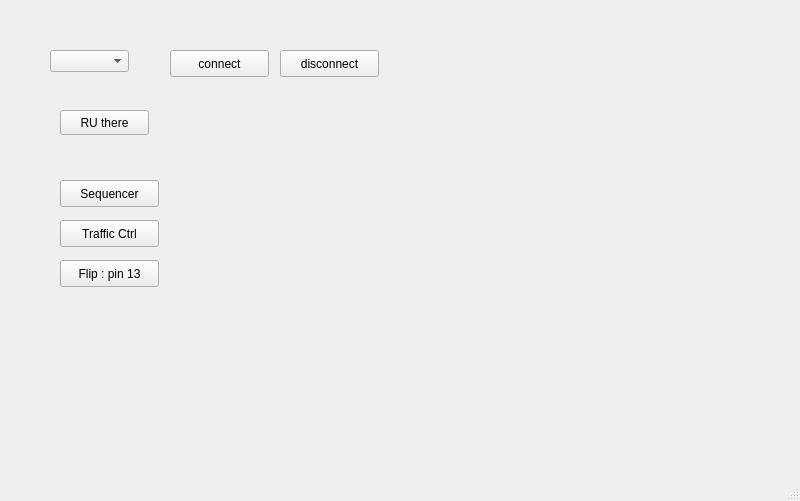
<?xml version="1.0" encoding="UTF-8"?>
<ui version="4.0">
 <class>MainWindow</class>
 <widget class="QMainWindow" name="MainWindow">
  <property name="geometry">
   <rect>
    <x>0</x>
    <y>0</y>
    <width>800</width>
    <height>501</height>
   </rect>
  </property>
  <property name="windowTitle">
   <string>Firmata DO</string>
  </property>
  <widget class="QWidget" name="centralwidget">
   <widget class="QPushButton" name="connectButton">
    <property name="geometry">
     <rect>
      <x>170</x>
      <y>50</y>
      <width>99</width>
      <height>27</height>
     </rect>
    </property>
    <property name="text">
     <string>connect</string>
    </property>
   </widget>
   <widget class="QPushButton" name="discButton">
    <property name="geometry">
     <rect>
      <x>280</x>
      <y>50</y>
      <width>99</width>
      <height>27</height>
     </rect>
    </property>
    <property name="text">
     <string>disconnect</string>
    </property>
   </widget>
   <widget class="QPushButton" name="connectButton_2">
    <property name="geometry">
     <rect>
      <x>60</x>
      <y>180</y>
      <width>99</width>
      <height>27</height>
     </rect>
    </property>
    <property name="text">
     <string>Sequencer</string>
    </property>
   </widget>
   <widget class="QPushButton" name="connectButton_3">
    <property name="geometry">
     <rect>
      <x>60</x>
      <y>220</y>
      <width>99</width>
      <height>27</height>
     </rect>
    </property>
    <property name="text">
     <string>Traffic Ctrl</string>
    </property>
   </widget>
   <widget class="QPushButton" name="connectButton_4">
    <property name="geometry">
     <rect>
      <x>60</x>
      <y>260</y>
      <width>99</width>
      <height>27</height>
     </rect>
    </property>
    <property name="text">
     <string>Flip : pin 13</string>
    </property>
   </widget>
   <widget class="QComboBox" name="comboBox">
    <property name="geometry">
     <rect>
      <x>50</x>
      <y>50</y>
      <width>79</width>
      <height>22</height>
     </rect>
    </property>
   </widget>
   <widget class="QPushButton" name="pushButton">
    <property name="geometry">
     <rect>
      <x>60</x>
      <y>110</y>
      <width>89</width>
      <height>25</height>
     </rect>
    </property>
    <property name="text">
     <string>RU there</string>
    </property>
   </widget>
  </widget>
  <widget class="QMenuBar" name="menubar">
   <property name="geometry">
    <rect>
     <x>0</x>
     <y>0</y>
     <width>800</width>
     <height>22</height>
    </rect>
   </property>
  </widget>
  <widget class="QStatusBar" name="statusbar"/>
 </widget>
 <resources/>
 <connections/>
</ui>
